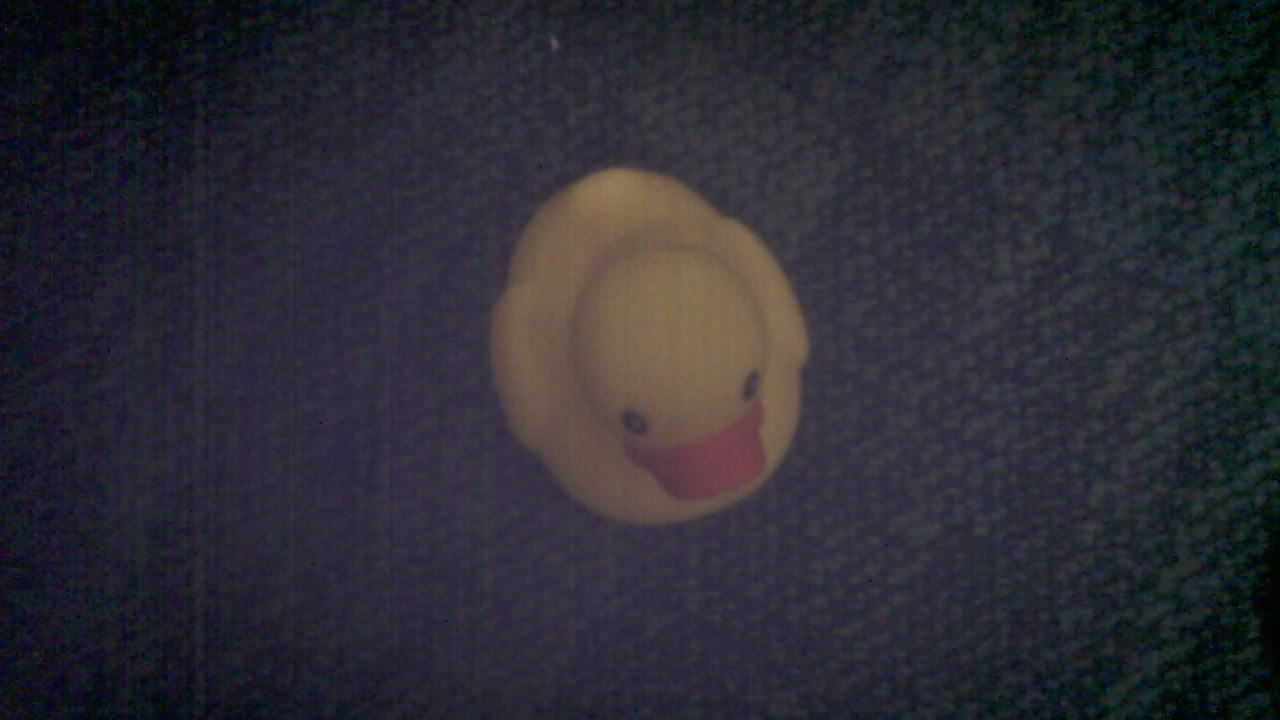
%> input picture Duck-tector/IMAGE016.jpg, 1280 x 720 px
$ octave --eval "hsv_processing('IMAGE016.jpg');"   (GNU Octave 9; MATLAB toolbox functions it lacks are replaced by stand-ins)
%> lines starting %> are read from the running program, lines starting %| are printed output that depends on the picture; in (x1, y1, x2, y2) boxes, pixels count from 0 and x2, y2 are one past the last pixel; in counts of white or black regions, pixels touching at a corner belong together; the program's own positions count from 1
function hsv_processing(image)
%> called with image = 'IMAGE016.jpg'
    % Given an RGB image of a picture, the is function will draw a bounding
    % box around a yellow rubber duck that may be in the environment

    % Load the image
    duck = imread(image);
%> duck is the input picture: size 720x1280x3 uint8; mean R, G, B 44.5, 43.8, 52.2

    % Convert the RGB image into HSV
    duck_hsv = rgb2hsv(duck);
%> duck_hsv: size 720x1280x3 double; mean H, S, V 0.597, 0.314, 0.219

    % Create variables for each layer in the HSV image
    duck_hue = duck_hsv(:, :, 1);
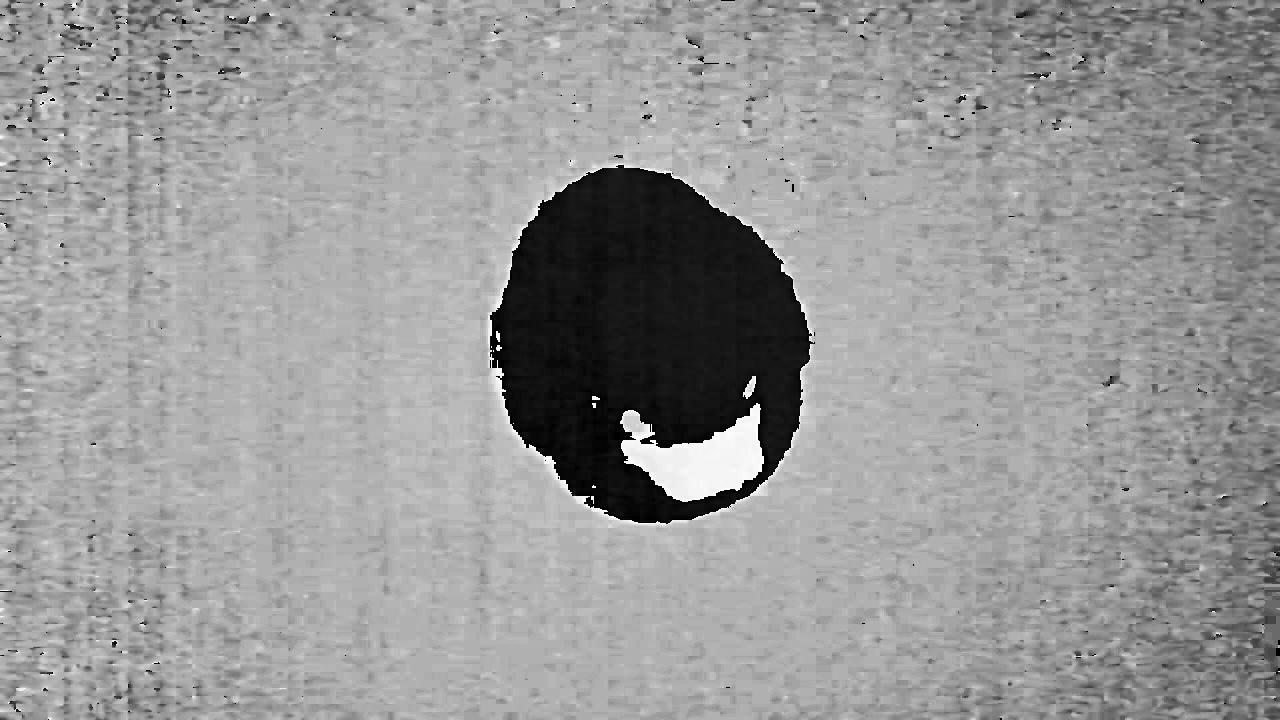
%> duck_hue: size 720x1280 double; min 0, max 0.996, mean 0.597
    duck_saturation = duck_hsv(:, :, 2);
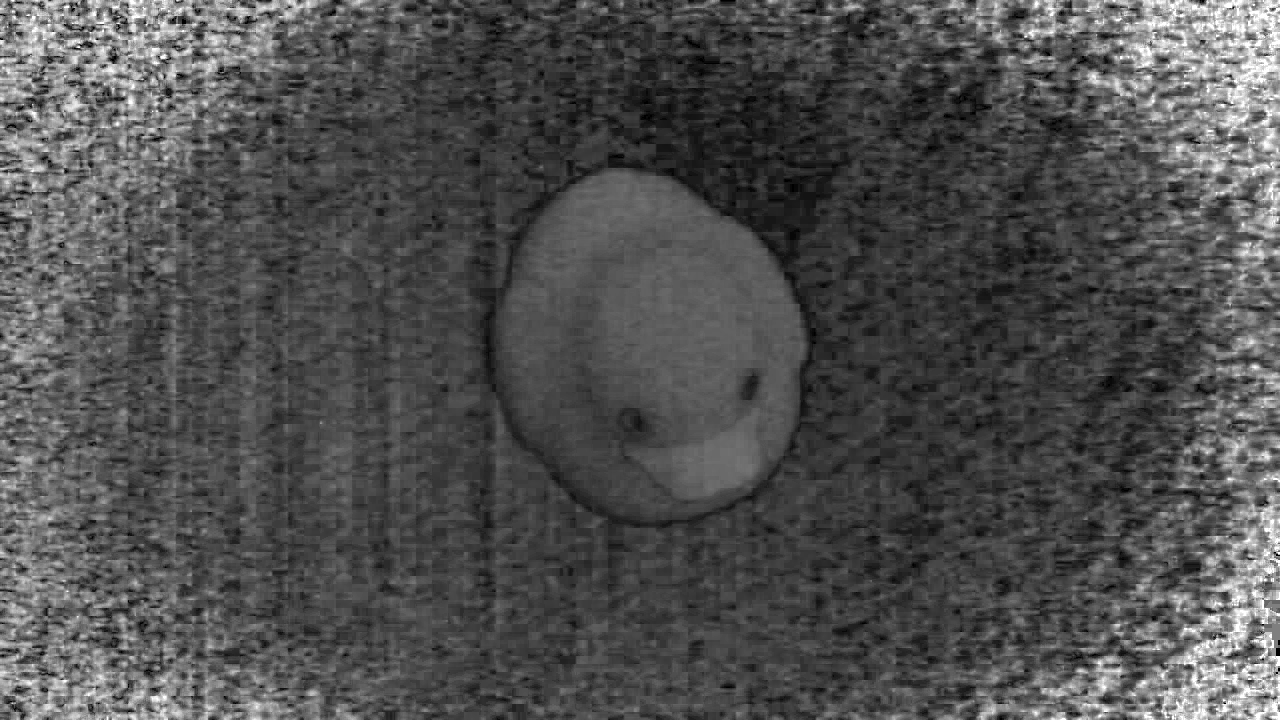
%> duck_saturation: size 720x1280 double; min 0, max 1, mean 0.314
    duck_value = duck_hsv(:, :, 3);
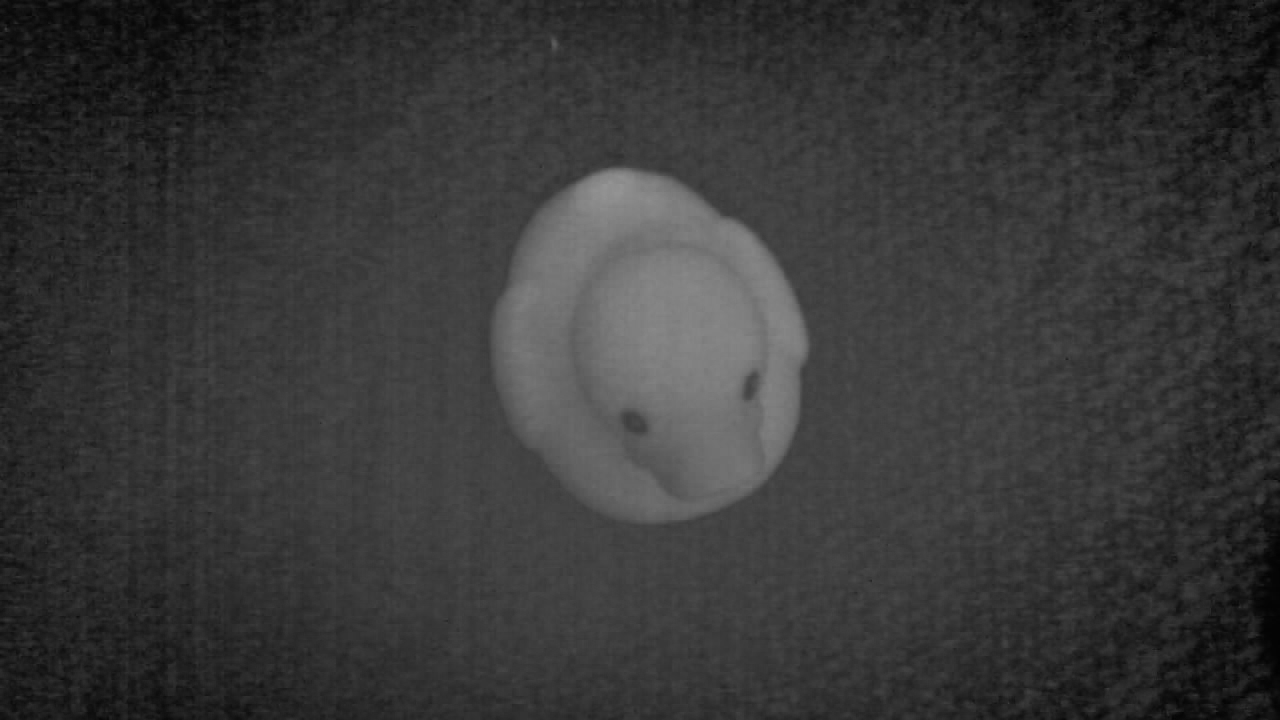
%> duck_value: size 720x1280 double; min 0.00784, max 0.58, mean 0.219

    % Add the saturation and value layer then subtract the hue layer
    hsv_duck_sum = duck_saturation + duck_value - duck_hue;
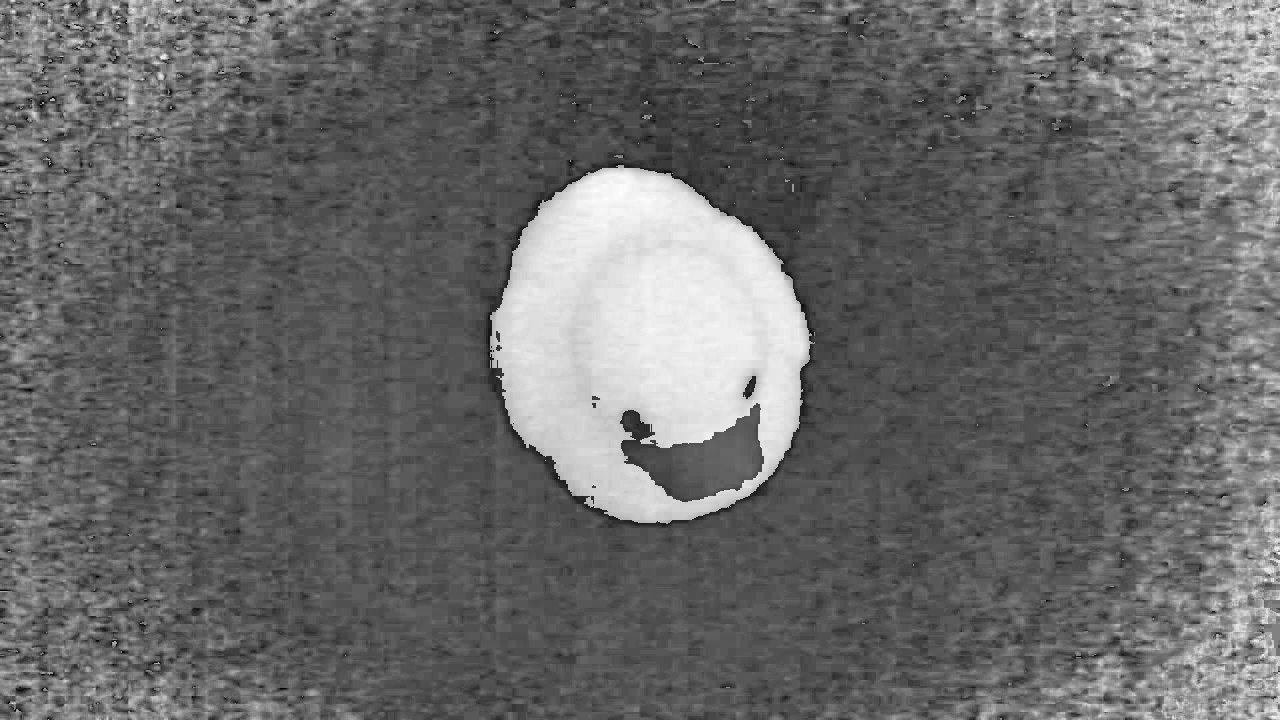
%> hsv_duck_sum: size 720x1280 double; min -0.74, max 0.908, mean -0.0631; drawn with min black and max white

    % Convert the image to binary. All pixels are almost 0 or just over 1.
    % 1 is white and is the likely to be the duck while the black is likely
    % to be the background
    binary_mask = hsv_duck_sum > 1;
%> binary_mask: size 720x1280 logical; every value is 0

    % Smooth out background noise using Strel operation. Some small
    % groupings of pixels in the background are white. This filters those
    % out assuming the groupings are less than 15 pixels in radius
    clean_mask = imopen(binary_mask, strel('disk', 15));

    %Plot the binary image pre and post strel
    figure
    subplot(1,2,1)
    imshow(binary_mask)
    title("Pre Strel")
    subplot(1,2,2)
    imshow(clean_mask)
    title("Post Strel")

    % Create region objects from the post Strel binary image. This allows
    % for bounding boxes to be drawn
    stats = regionprops(clean_mask, 'BoundingBox');
%> stats = 0 regions

    % Plot the original image of the duck
    figure;
    imshow(duck);
    title("Bounding Boxed Duck")

    % Draw the bounding boxes on the original image in the shape of
    % rectangles
    for i = 1:length(stats)
        bb = stats(i).BoundingBox;

        rectangle('Position', bb, 'EdgeColor', 'r', 'LineWidth', 2);
    end
%> this loop made 0 passes
end
